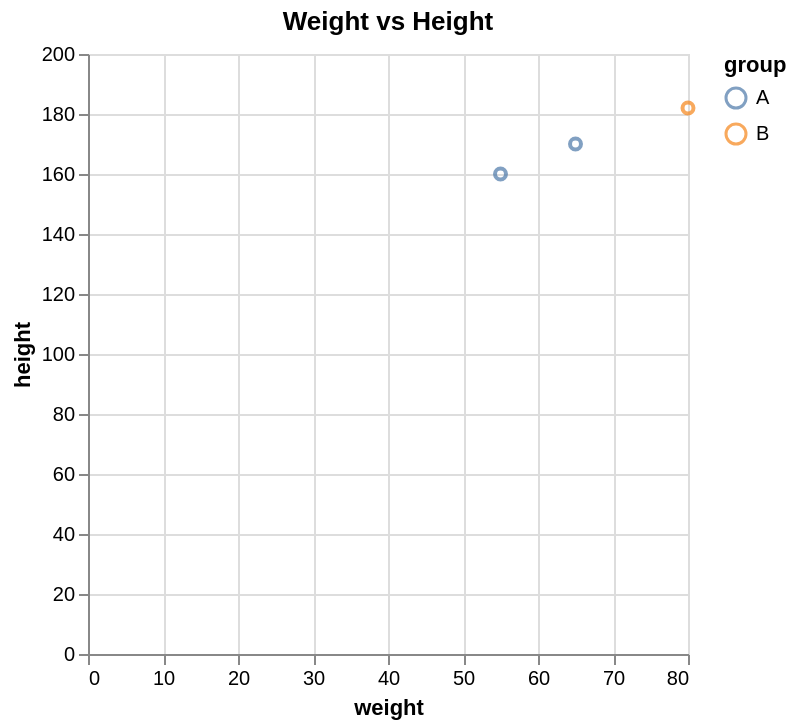

Here is the Vega-Lite specification saved for this chart:
### Vega-Lite specification from a JSON file in a GitHub repository (floating-point values rounded to 4 significant figures)
{"mark": "point", "data": {"values": [{"weight": 65, "height": 170, "group": "A"}, {"weight": 80, "height": 182, "group": "B"}, {"weight": 55, "height": 160, "group": "A"}]}, "encoding": {"x": {"field": "weight", "type": "quantitative"}, "y": {"field": "height", "type": "quantitative"}, "color": {"field": "group", "type": "nominal"}}, "title": "Weight vs Height"}
